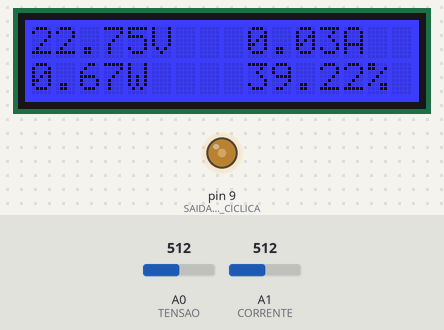
The sketch below on a simulated Arduino Uno, built with avr-gcc and run on an emulated ATmega328P. Parts: 16×2 character LCD, output pins drawn as LEDs (lit = HIGH). Inputs (shaded band) come from the test bench; at power-on: A0 (TENSAO) = 512, A1 (CORRENTE) = 512. What the sketch prints to the serial monitor is not drawn.

Above: at 2.7 s.
2.8 s: A0 (TENSAO) set to 716
At 4.0 s:
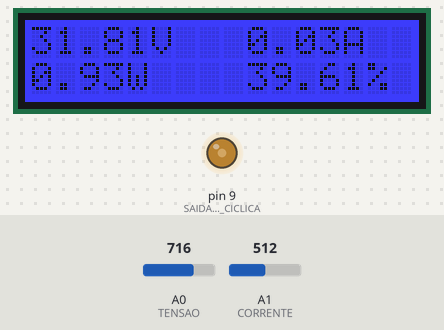
4.6 s: A1 (CORRENTE) set to 716
At 5.7 s:
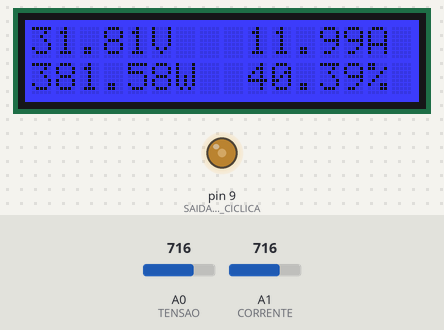
6.8 s: A0 (TENSAO) set to 900
At 8.3 s:
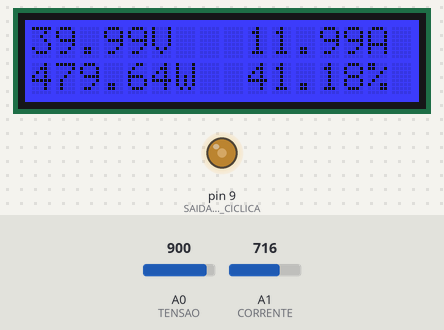
8.9 s: A1 (CORRENTE) set to 900
At 10.1 s:
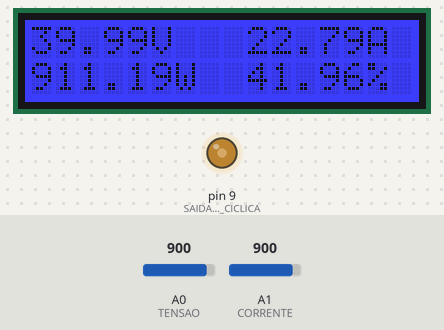
11.0 s: A0 (TENSAO) set to 1023
At 12.5 s:
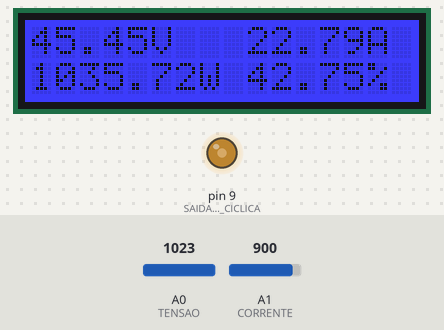
13.2 s: A1 (CORRENTE) set to 1023
At 32.6 s:
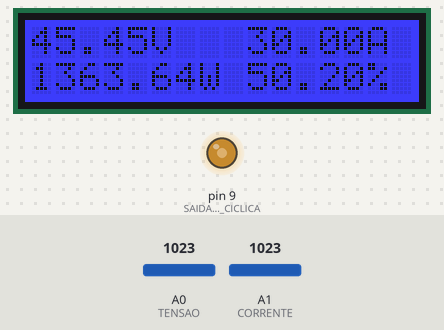
Timing chart, 0 to 34.5 s (numbered marks = the images above; inputs shaded):
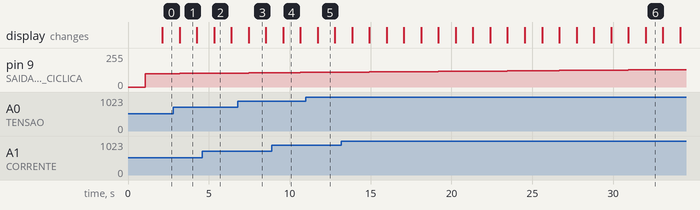

Measured:
- what the display in image 1 shows lasts 1.1 s, from 3.2 s to 4.3 s

The sketch:

GeracaoDistribuidaArduino.ino
```cpp
#include <Wire.h>
#include "rgb_lcd.h"

#define SAIDA_RAZAO_CICLICA 9
#define TENSAO A0
#define CORRENTE A1

#define RESISTENCIA_1 1000.0f
#define RESISTENCIA_2 110.0f
#define DIVISOR_DE_TENSAO RESISTENCIA_1 / RESISTENCIA_2

#define SAMPLE_COUNT 100

template<class T> inline Print &operator <<(Print &obj, T arg) {
  obj.print(arg);
  return obj;
}

const int colorR = 0;
const int colorG = 0;
const int colorB = 255;

rgb_lcd lcd;

float potenciaAnterior = 0.0f;
int razaoCiclica = 100;
int razaoCiclicaAnterior = 100;
int step = 1;

void setup() {
  TCCR1B = TCCR1B & 0b11111000 | 0X01; // Seta pinos 9 e 10 para 31250 Hz

  pinMode(SAIDA_RAZAO_CICLICA, OUTPUT);
  pinMode(TENSAO, INPUT);
  pinMode(CORRENTE, INPUT);

  lcd.begin(16, 2); // 16 colunas, 2 linhas

  lcd.setRGB(colorR, colorG, colorB);

  delay(1000);

  Serial.begin(9600);
}

void loop() {
  analogWrite(SAIDA_RAZAO_CICLICA, razaoCiclica);

  delay(1000);

  float tensaoMapeada = readAverage(TENSAO, 0.0f, 5.0f);
  float tensao =  tensaoMapeada * DIVISOR_DE_TENSAO;
  float corrente = readAverage(CORRENTE, -30.0f, 30.0f);
  float potencia = tensao * corrente;

  printInfoOnLcd(tensao, corrente, potencia, razaoCiclica);

  bool potenciaAumentou = potencia >= potenciaAnterior;
  bool razaoCiclicaAumentou = razaoCiclica >= razaoCiclicaAnterior;

  int sinalStep = (potenciaAumentou == razaoCiclicaAumentou) ? 1 : -1;

  razaoCiclicaAnterior = razaoCiclica;

  razaoCiclica += step * sinalStep;
  razaoCiclica = constrain(razaoCiclica, 0, 255);

  potenciaAnterior = potencia;

}

float readAverage(int pin, float min, float max) {
  float readings = 0;
  for (int i = 0; i < SAMPLE_COUNT; i++) {
    float mappedReading = map((float)analogRead(pin), 0.0f, 1023.0f, min, max);
    readings += mappedReading;
  }
  return (float)(readings / SAMPLE_COUNT);
}

void printInfoOnLcd(float tensao, float corrente, float potencia, float razaoCiclica) {
  float razaoCiclicaPorcentagem = 100.0f * (razaoCiclica / 255.0f);

  Serial << tensao << "V " << corrente << "A " << potencia << "W " << razaoCiclicaPorcentagem << "%" << '\n';

  lcd.clear();

  lcd.setCursor(0, 0);
  lcd.print(String(tensao) + String("V"));
  lcd.setCursor(9, 0);
  lcd.print(String(corrente) + String("A"));

  lcd.setCursor(0, 1);
  lcd.print(String(potencia) + String("W"));
  lcd.setCursor(9, 1);
  lcd.print(String(razaoCiclicaPorcentagem) + String("%"));
}

float map(float x, float inMin, float inMax, float outMin, float outMax) {
  return (x - inMin) * (outMax - outMin) / (inMax - inMin) + outMin;
}
```
